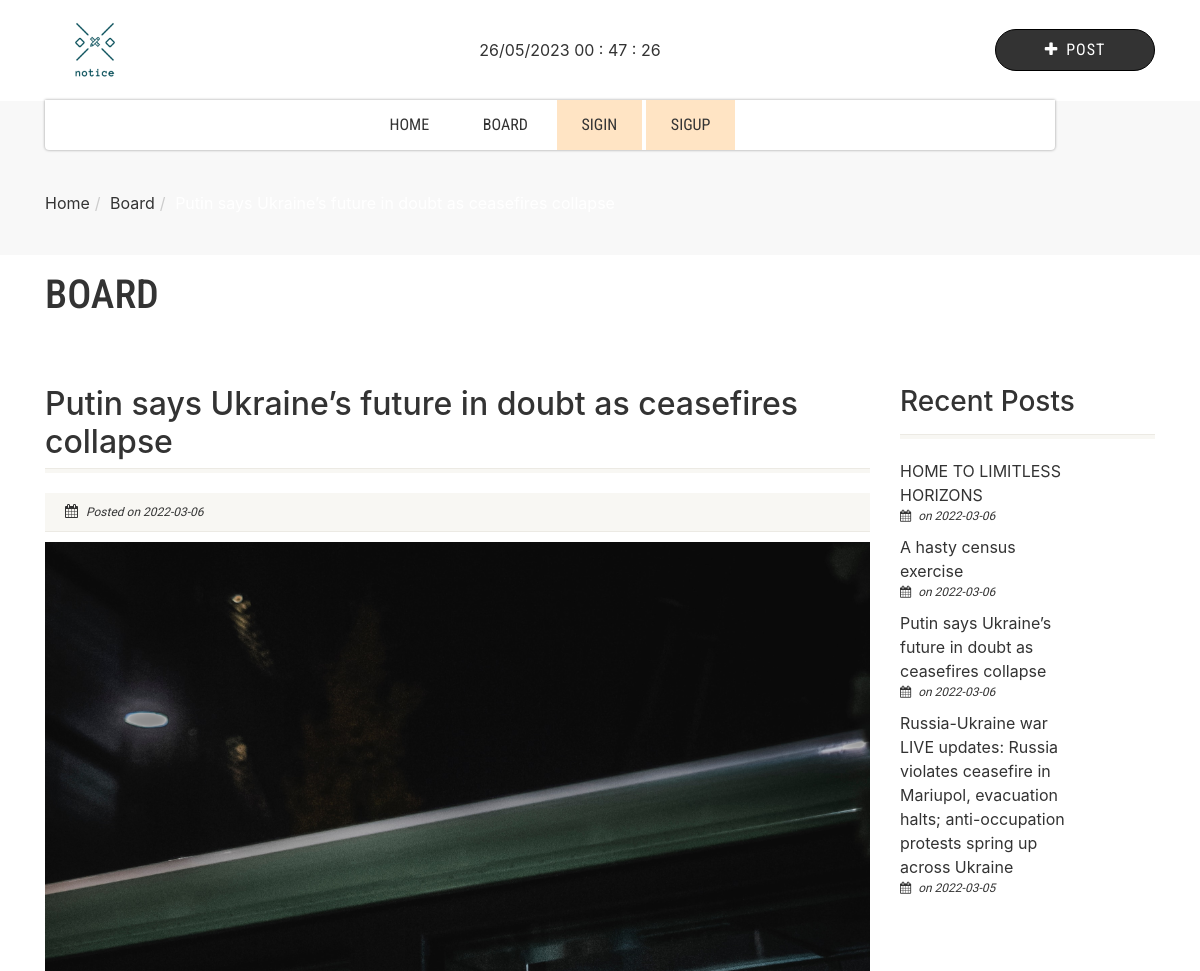
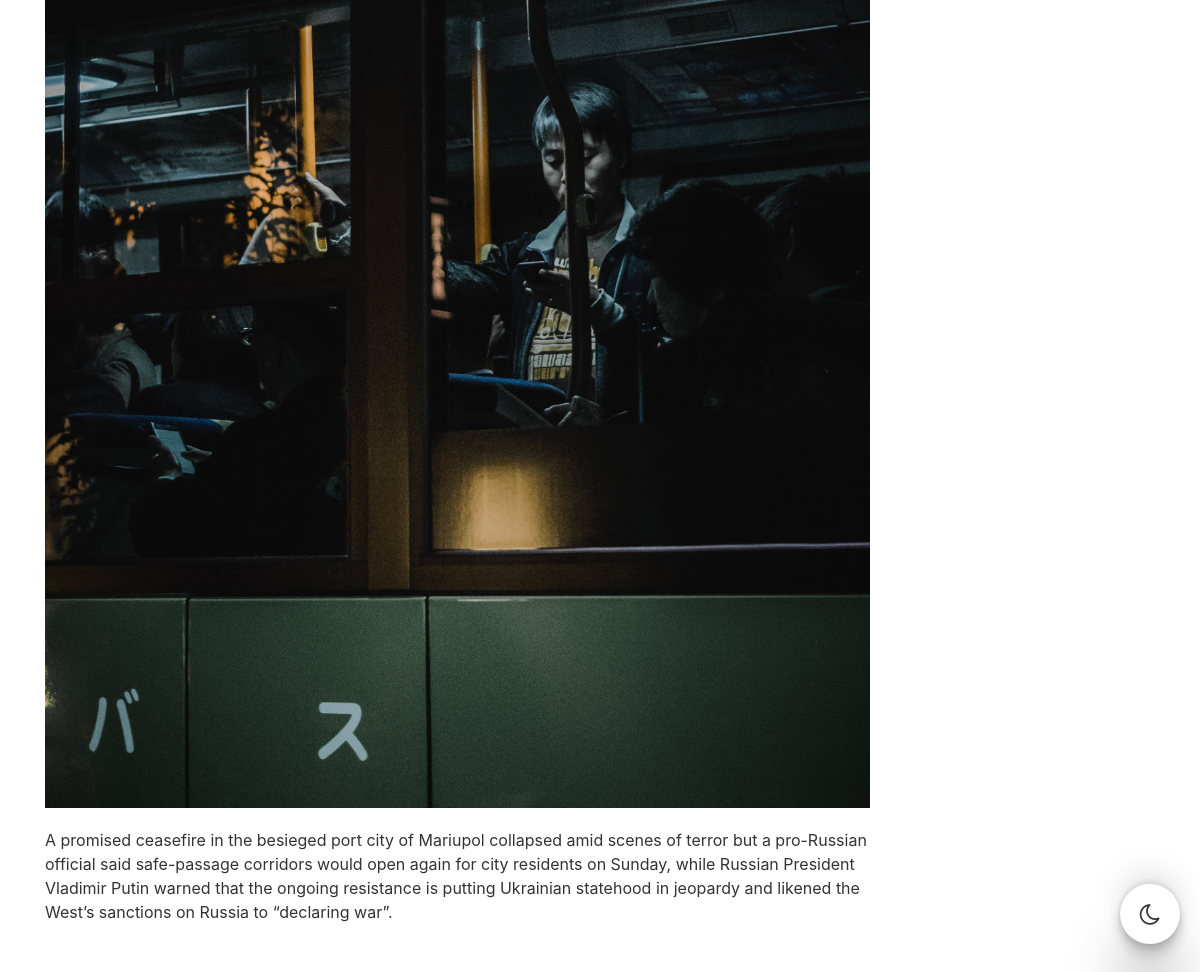
The app's page /post-detail.php?id=19 with its own data (2 pictures, top to bottom).
### tables this page shows
CREATE TABLE `posts` (
  `id` int(70) NOT NULL,
  `posts_title` varchar(200) NOT NULL,
  `posts_detail` varchar(5000) NOT NULL,
  `file` varchar(150) NOT NULL,
  `date` date NOT NULL,
  `author` varchar(45) NOT NULL
);

### post-detail.php (the view)
<?php include "header.php"; ?>
<?php
$id = $_GET['id'];
$result = $db->prepare("SELECT * FROM posts where id= :post_id");
$result->bindParam(':post_id', $id);
$result->execute();
for ($i = 0; $row = $result->fetch(); $i++) {
?>
  <div class="nav-backed-header parallax">
    <div class="container">
      <div class="row">
        <div class="col-md-12">
          <ol class="breadcrumb">
            <li><a href="index.php">Home</a></li>
            <li><a href="showAllpost.php">Board</a></li>
            <li class="active"><?php echo $row['posts_title']; ?></li>
          </ol>
        </div>
      </div>
    </div>
  </div>
  <div class="page-header">
    <div class="container">
      <div class="row">
        <div class="col-md-8 col-sm-8">
          <h1>Board</h1>
        </div>
      </div>
    </div>
  </div>
  <div class="main" role="main">
    <div id="content" class="content full">
      <div class="container">
        <div class="row">
          <div class="col-md-9">
            <header class="single-post-header clearfix">
              <h2 class="post-title"><?php echo $row['posts_title']; ?></h2>
            </header>
            <article class="post-content"> <span class="post-meta meta-data"><span><i class="fa fa-calendar"></i> Posted on <?php echo $row['date']; ?></span> <span></i> </span></span>
              <div class="featured-image"> <img src="uploads/<?php echo $row['file']; ?>" alt=""> </div>
              <div><?php echo $row['posts_detail']; ?></div>
            </article>
          </div>
        <?php } ?>
        <?php include "side-bar.php"; ?>
        <?php include "footer.php"; ?>

### header.php (shortened to what this page needs)
<!DOCTYPE HTML>
<html class="no-js" data-theme="light">
<head>
  <link href="css/bootstrap.css" rel="stylesheet" type="text/css">
  <link href="css/style.css" rel="stylesheet" type="text/css">
  <link rel="stylesheet" href="https://cdn.jsdelivr.net/npm/bootstrap@4.0.0/dist/css/bootstrap.min.css">
  <link rel="stylesheet" href="css/custom.css">
</head>
<body>
  <div class="body">
    <header class="site-header">
      <div class="container">
        <div class="d-flex justify-content-between align-items-center">
          <div>
            <a href="index.php"><img src="images/logo.png" width="100" height="80" alt="Logo"></a>
          </div>
          <div id="date-time"></div>
          <div>
            <a href="add_post.php">
              <button class="btn post_btn"><i class="fa fa-plus mr-2"></i>Post</button>
            </a>
          </div>
        </div>
      </div>
      <div class="main-menu-wrapper">
        <div class="container">
          <div class="row">
            <div class="col-md-12">
              <nav class="navigation light dark_bg">
                <ul class="sf-menu">
                  <li><a href="index.php">Home</a>
                  </li>
                  <li><a href="showAllpost.php">Board</a>
                  </li>
                  <?php
                  if (isset($_SESSION['SESS_USER_NAME'])) {
                  ?>
                    <a href="./user/logout.php"><i class="fa fa-sign-out"></i> Logout</a>
                  <?php } else if (isset($_SESSION['SESS_FIRST_NAME'])) {
                  ?>
                    <a href="./user/logout.php"><i class="fa fa-sign-out"></i> Logout</a>
                  <?php } else {
                  ?>
                    <li style="background-color:bisque"><a href="./user/user_signin.php">Sigin</a></li>
                    <li style="background-color:bisque"><a href="./user/register.php">Sigup</a></li>
                  <?php }
                  ?>
                </ul>
              </nav>
            </div>
          </div>
        </div>
      </div>
      <div class="darkmode-btn">
        <i class="fa fa-moon-o darkicon"></i>
      </div>
    </header>

### side-bar.php (shortened to what this page needs)
<div class="col-md-3 sidebar">
  <div class="widget-recent-posts widget">
    <div class="sidebar-widget-title">
      <h3>Recent Posts</h3>
    </div>
    <ul>
      <?php
      $result = $db->prepare("SELECT * FROM posts ORDER BY id DESC Limit 4");
      $result->execute();
      for ($i = 0; $row = $result->fetch(); $i++) {
      ?>
        <div class="widget-blog-content"><a href="post-detail.php?id=<?php echo $row['id']; ?>"><?php echo $row['posts_title']; ?></a> <span class="meta-data">
            <i class="fa fa-calendar"></i> on <?php echo $row['date']; ?></span> </div>
      <?php } ?>
    </ul>
  </div>
</div>
</div>
</div>
</div>
</div>

### footer.php (shortened to what this page needs)
</div>
</body>
</html>

### css/custom.css (style rules this page uses)
:root { --light: #ffffff; --dark: #333; }
html[data-theme="light"] { --dark: #ffffff; --light: #333; }
html, body { background: var(--dark); color: var(--light); }
h1,h2,h3,h4,h5,h6,div,span,a { color: var(--light) !important; }
.light { color: var(--light); }
.dark_bg { background-color: var(--dark); }
.darkmode-btn { display: flex; cursor: pointer; justify-content: center; align-items: center; background-color: var(--dark); border-radius: 50%; width: 60px; height: 60px; padding: 10px; position: fixed; bottom: 0; right: 0; margin-bottom: 30px; margin-right: 20px; z-index: 1; box-shadow: rgba(0, 0, 0, 0.25) 0px 54px 55px, rgba(0, 0, 0, 0.12) 0px -12px 30px, rgba(0, 0, 0, 0.12) 0px 4px 6px, rgba(0, 0, 0, 0.17) 0px 12px 13px, rgba(0, 0, 0, 0.09) 0px -3px 5px; }
.darkicon { font-size: 24px; color: var(--light); }
.post_btn { color: var(--dark); background: var(--light); padding: 0.5rem 1rem; border: 1px solid black; border-radius: 45px; width: 160px; text-decoration: none !important; }

### records on screen
posts: posts_title "Putin says Ukraine’s future in doubt as ceasefires collapse", date "2022-03-06", file (picture), posts_detail "A promised ceasefire in the besieged port city of Mariupol collapsed amid scenes of terror but a pro-Russian official said safe-passage corridors would open again for city residents on Sunday, while Russian President Vladimir Putin warned that the ongoing resistance is putting Ukrainian statehood in jeopardy and likened the West’s sanctions on Russia to “declaring war”."
posts: posts_title "HOME TO LIMITLESS HORIZONS", date "2022-03-06"
posts: posts_title "A hasty census exercise", date "2022-03-06"
posts: posts_title "Russia-Ukraine war LIVE updates: Russia violates ceasefire in Mariupol, evacuation halts; anti-occupation protests spring up across Ukraine", date "2022-03-05"
